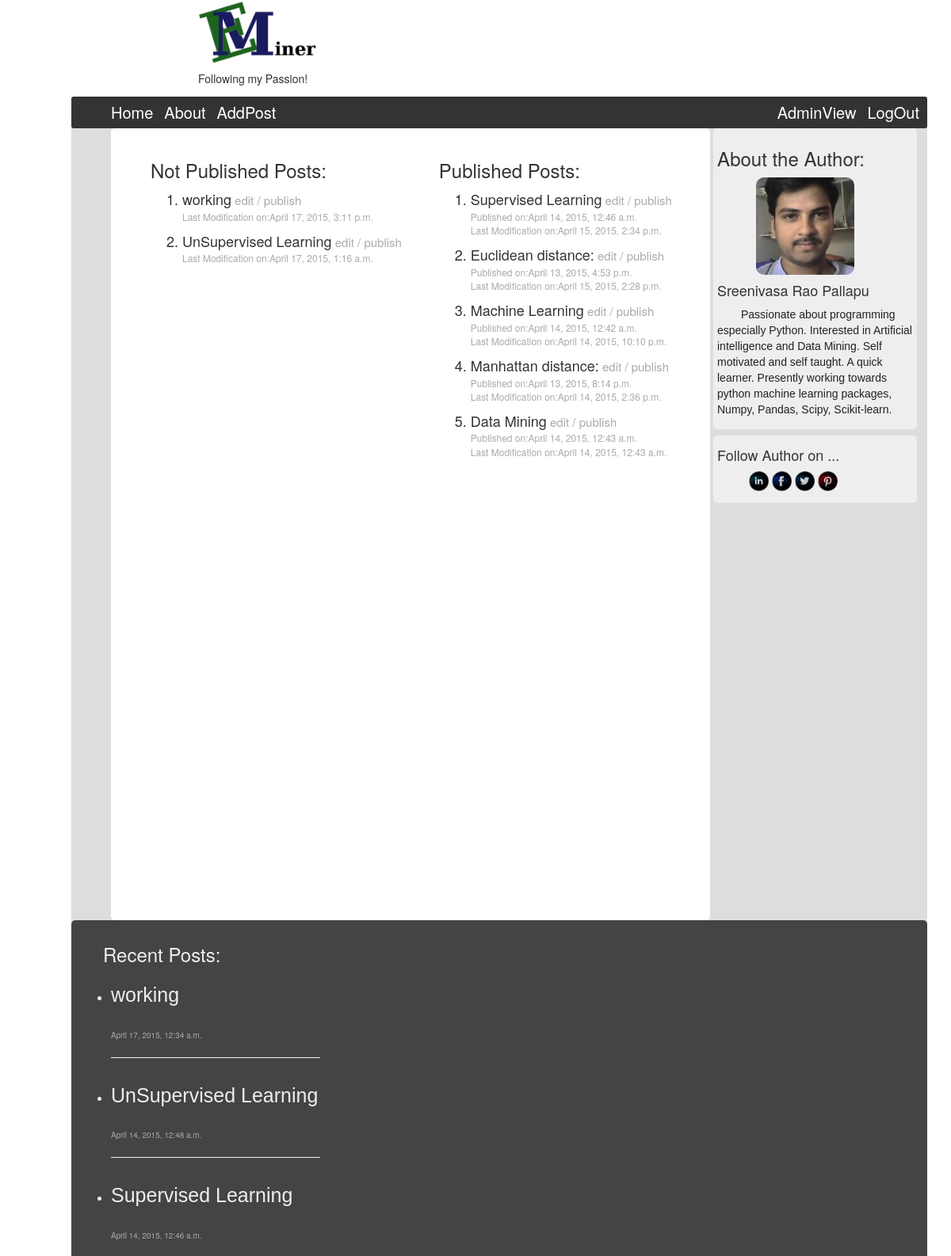
Before: /blog/publisherview/ (signed in, upper part) with the older database file.
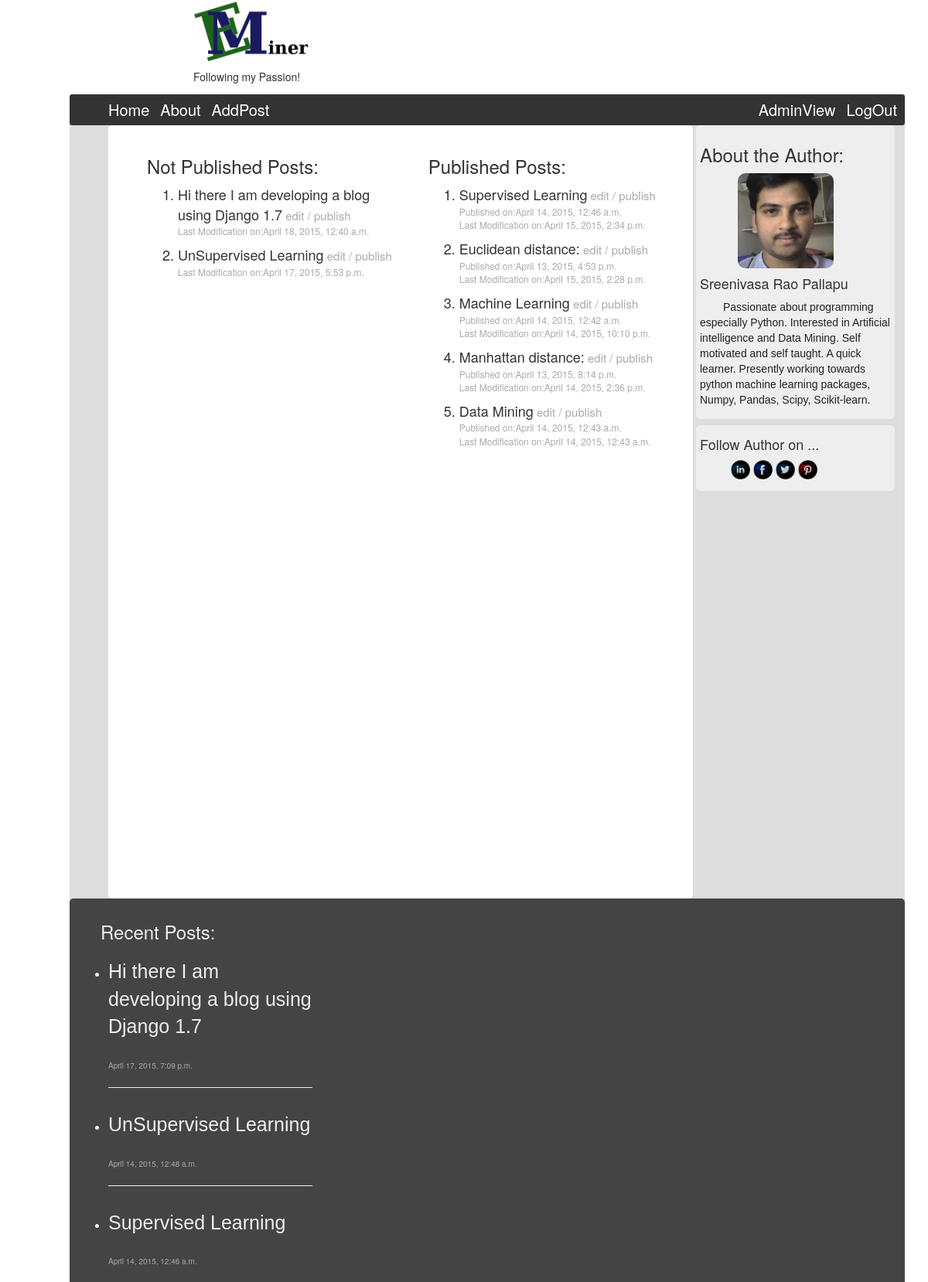
After: the same page with the newer database file.
### eminer/models.py (models this page shows, shortened)
class NewEntry(models.Model):
    title = models.CharField(max_length=200,)
    body = MarkdownField()
    published = models.BooleanField(default=False)
    posted = models.DateTimeField(auto_now_add=True)
    modified = models.DateTimeField(auto_now=True)
    slug = models.SlugField(max_length = 200,)
    tag = models.ManyToManyField(Tag, null=False)

### eminer/views.py (the view)
@login_required
def PublisherView(request, post_name_edit=None):
    not_published = NewEntry.objects.filter(published = False).order_by('-modified')
    published_posts = NewEntry.objects.filter(published = True).order_by('-modified')[:10]
    recent = NewEntry.objects.order_by('-posted')[:5]
    return render(request, 'eminer/admin_view.html', {'not_published':not_published, 'published_posts':published_posts, 'recent':recent})

### templates/eminer/admin_view.html
{% extends 'eminer/base.html' %}
{% load django_markdown %}
{% block index_view %}
        <div class='notpublished_posts'>
            {% if not_published %}
            <h3>Not Published Posts:</h3>
            <ol>
            {% for not_publish in not_published %}
            <li><a style='color:#333; text-decoration:none;' href="/blog/{{ not_publish.slug }}/">{{ not_publish.title }}</a><a style='color:#aaa; text-decoration:none;font-size:15px;' href="/blog/edit/{{ not_publish.slug }}/"> edit /</a><a style='color:#aaa; text-decoration:none;font-size:15px;' href="/blog/publish/{{ not_publish.slug }}"> publish</a></li>
            <p style='font-size:12px;color:#aaa;'>Last Modification on:{{ not_publish.modified }}</p>
            {% endfor %}</ol>
            {% endif %}
        </div>
        <div class='published_posts'>
    {% if published_posts %}
            <h3>Published Posts:</h3>
            <ol>
            {% for publish in published_posts %}
            <li><a style='color:#333; text-decoration:none;' href="/blog/{{ publish.slug }}/">{{ publish.title }}</a><a style='color:#aaa; text-decoration:none;font-size:15px;' href="/blog/edit/{{ publish.slug }}/"> edit /</a><a style='color:#aaa; text-decoration:none;font-size:15px;' href="/blog/publish/{{ publish.slug }}"> publish</a></li>
            <p style='font-size:12px;color:#aaa;'>Published on:{{ publish.posted }}<br />
                Last Modification on:{{ publish.modified }}
                </p>
            {% endfor %}</ol>
            {% endif %}
        </div>
{% endblock %}

### templates/eminer/base.html (shortened to what this page needs)
<!DOCTYPE html>
{% load static %}
{% load django_markdown %}
<html>
<head>
    <link rel='stylesheet' type='text/css' href="{% static 'css/base.css' %}"/>
    <link rel="stylesheet" href="http://maxcdn.bootstrapcdn.com/bootstrap/3.3.4/css/bootstrap.min.css">
</head>
<body>
    <div class='title_view'>
    <a style='text-decoration:none;color:#000;' href="{% url 'home' %}"><img src="{% static 'images/logo.png' %}"/></a>
    <h5>Following my Passion!</h5>
    </div><br/>
    <div class='index_view'>
        <div class='nav_bar' role="navigation">
            <ul>
            <li><a href="{% url 'home' %}">Home</a></li>
            <li><a href="{% url 'about' %}">About</a></li>
            <li><a href="{% url 'add_post' %}">AddPost</a></li></ul>
            <ul style="position:relative;float:right;">
                {% if user.is_superuser %}
                <li><a href="{% url 'publisher-view' %}">AdminView</a></li>
                {% endif %}
                {% if user.is_authenticated %}
                <li><a href="{% url 'auth_logout' %}">LogOut</a></li>
                {% else %}}
                <li><a href="{% url 'registration_register' %}">Register Here</a></li>
                <li><a href="{% url 'auth_login' %}">Login</a></li>
                {% endif %}
            </ul>
        </div>
        <div>
        <div class='side_view'>
            <div class='author_view'>
                <h3>About the Author:</h3>
                <img src="{% static 'images/pro.jpg' %}"/>
                <h4>Sreenivasa Rao Pallapu</h4>
                <p>Passionate about programming especially Python. Interested in Artificial intelligence and Data Mining. Self motivated and self taught. A quick learner. Presently working towards python machine learning packages, Numpy, Pandas, Scipy, Scikit-learn.</p>
            </div>
            <div class='follow_author'>
                <h4>Follow Author on ...</h4>
                <ul>
                <li><a href='https://in.linkedin.com/in/sreenivas134'><img src="{% static 'images/linkedin.png' %}"/></a></li>
                <li><a href='https://www.facebook.com/sreenivas.pallapu'><img src="{% static 'images/facebook.png' %}"/></a></li>
                <li><a href='https://twitter.com/sreenivaseng'><img src="{% static 'images/twitter.png' %}"/></a></li>
                <li><a href='https://in.pinterest.com/sreenivas134/'><img src="{% static 'images/pinterest.png' %}"/></a></li>
                </ul>
            </div>
        </div>
        <div class='post_view'><div class='index_html'>{% block index_view %}{% endblock %}</div></div>
    </div>
    <div class='footer_view'>
        <div class='recent_posts'>
            <h3 style='padding-left:30px;'>Recent Posts:</h3>
            {% if recent %}
            <ul>
            {% for post in recent %}
                <li><a href="/blog/{{ post.slug }}/">{{ post.title }}</a></li><br/><span style='font-size:10px;color:#aaa;'>{{ post.posted }}</span>{% if not forloop.last %}<hr style='color:#222;'/>{% endif %}
            {% endfor %}
             </ul>
            {% endif %}
        </div>
        </div>
</div>
</body>
</html>

### static/css/base.css (style rules this page uses)
body { margin-left:100px; }
.title_view img { position:relative; display:inline; width:150px; }
.title_view { position:relative; margin-left:250px; }
.index_view { position:absolute; right:30px; width:90%; background-color:#ddd; }
.nav_bar { position:relative; height:40px; width:100%; background-color:#333; margin-top:-15px; border-radius:3px; }
.nav_bar ul { position:relative; top:6px; display:inline; margin-right:10px; }
.nav_bar li { position:relative; display:inline; padding-left:10px; }
.nav_bar li a { text-decoration:none; font-size:20px; color:white; }
.post_view { width:70%; min-height:1000px; position:relative; left:50px; background-color:white; border-radius:5px; }
.post_view .index_html { padding:20px 20px 20px 20px; }
.post_view .notpublished_posts { position:relative; width:45%; float:left; margin-left:30px; font-size:18px; }
.post_view .published_posts { position:relative; width:45%; float:right; margin-left:30px; font-size:18px; }
.side_view div { width:95%; position:relative; background-color:#eee; padding:5px; margin-bottom:8px; border-radius:5px; }
.side_view { width:25%; position:relative; float:right; }
.side_view p { text-indent:30px; color:#222; font-family:arial; word-wrap:initial; }
.author_view img { width:50%; position:relative; left:20%; height:50%; border-radius:10px; }
.follow_author li { display:inline; }
.follow_author img { height:25px; width:25px; }
.footer_view { width:100%; min-height:200px; background-color:#444; position:relative; color:#eee; border-radius:5px; }
.recent_posts { width:30%; position:relative; padding:10px; }
.recent_posts a { display:block; padding-top:10px; text-decoration:none; font-family:arial; color:#eee; font-size:25px; }

Changed rows visible on the page:
removed NewEntry: title "working", modified "April 17, 2015, 3:11 p.m.", posted "April 17, 2015, 12:34 a.m."
added NewEntry: title "Hi there I am developing a blog using Django 1.7", modified "April 18, 2015, 12:40 a.m.", posted "April 17, 2015, 7:09 p.m."
changed NewEntry "UnSupervised Learning": modified "April 17, 2015, 1:16 a.m." → "April 17, 2015, 5:53 p.m."
